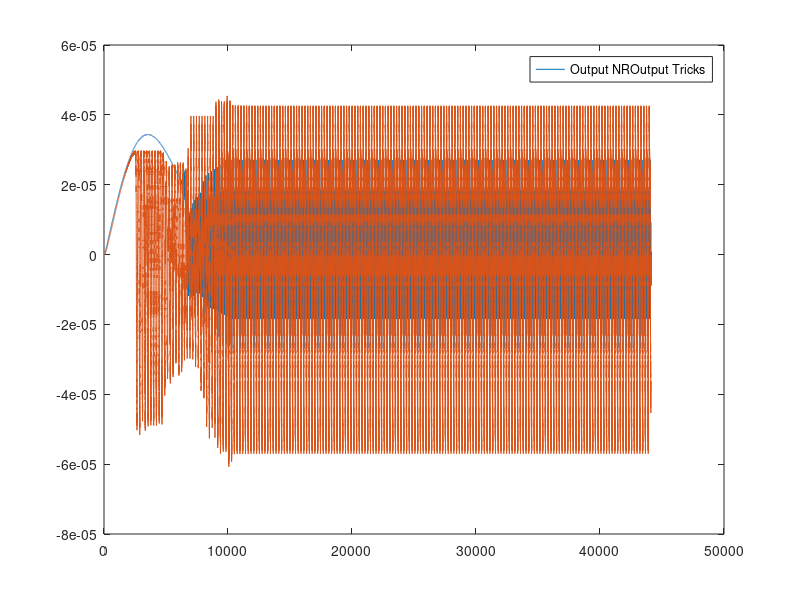

Here is the MATLAB script that generated this plot:
clear all;
close all;

fs = 44100;
L = 1;
c = 196*2;
k = 1 / fs;     % Time step
h = c * k;      % Grid spacing
BP = 1/pi;      % Bowing Position
lambdaSq = (c * k / h)^2; % Courant number squared
N = floor(L / h) + 1; % Number of grid-points
N = N - 2;
%% Raised cosine input
cosWidth = round(N / 10);
raisedCos = 0.5 * (cos(pi:(2*pi)/cosWidth:3*pi) + 1);

%% Initialise state vectors
u = zeros(N, 1);
uPrev = u;
uNext = zeros(N, 1);

u2 = zeros(N, 1);
uPrev2 = u2;
uNext2 = zeros(N, 1);

%% Extra Settings
lengthSound = fs;
drawString = true;

%% Matrix Representation
Dxx = (sparse(2:N, 1:N-1, ones(1, N-1), N, N) + ...
    sparse(1:N, 1:N, -2 * ones(1, N), N, N) + ...
    sparse(1:N-1, 2:N, ones(1, N-1), N, N));
I = sparse(1:N, 1:N, ones(1, N), N, N);

uPrev = u;

B = 2 * I + lambdaSq * Dxx;
kappa = 0;
kOh = (kappa/h^2)^2;
gOh = (c/h)^2;
s0 = 0;
s1 = 0;
phi = (2 * s1)/(k * h^2);
bB = (sparse(3:N, 1:N-2, kOh * ones(1, N-2), N, N) + ...
                sparse(2:N, 1:N-1, (-4 * kOh - gOh - phi) * ones(1, N-1), N, N) + ...
                sparse(1:N, 1:N, (6*kOh + 2 * gOh - 2/k^2 + 2 * phi) * ones(1, N), N, N) + ...
                sparse(1:N-1, 2:N, (-4 * kOh - gOh - phi) * ones(1, N-1), N, N) + ...
                sparse(1:N-2, 3:N, kOh * ones(1, N-2), N, N));
bC = sparse(2:N, 1:N-1, phi * ones(1, N-1), N, N) + ...
                sparse(1:N, 1:N, (2/k^2 - 2 * phi) * ones(1, N), N, N) + ...
                sparse(1:N-1, 2:N, phi * ones(1, N-1), N, N);

VbInit = 0.2;
Fb = 50;
a = 100;

BM = sqrt(2 * a) * exp(1/2);
bp = floor(BP * N);
q2 = -VbInit;
% qPrev = -Vb;
qPrev = 0;
qPrev2 = 0;
I = zeros(N,1);
I(bp) = 1;
rampVal = 10000;
out = zeros(lengthSound, 1);
J = 1/h * I;

qPrev = 0;
tol = 1e-7;

for n = 1 : lengthSound
    if n < rampVal
        Vb = VbInit * n / rampVal;
    else
        Vb = VbInit;
    end
    
    % Newton-Raphson
    b = 2/k * Vb + 2 * s0 * Vb + I' * bB * u + I' * bC * uPrev;
    eps = 1;
    i = 0;
    while eps>tol
        q=qPrev-(1/h * Fb*BM*qPrev*exp(-a*qPrev^2)+2*qPrev/k+2*s0*qPrev+b)/...
         (1/h * Fb*BM*(1-2*a*qPrev^2)*exp(-a*qPrev^2)+2/k+2*s0);
        eps = abs(q-qPrev);
        qPrev = q;
        i = i + 1;
        if i > 10000
            disp('Nope');
        end
    end
    qSave(n) = q;
    
%     q = 2 / k * (u(bp) - uPrev(bp)) - qPrev - 2 * Vb;
    %% simple backwards
%     q = (u2(bp) - uPrev2(bp)) / k - Vb;
    
    excitation = k^2 * J * Fb * sqrt(2 * a) * q * exp(-a*q^2 + 1/2);
    uNext = B * u - uPrev - excitation;

    
    q2 = 2 / k * (u2(bp) - uPrev2(bp)) - qPrev2 - 2 * Vb;

    Bm = Fb * (sqrt(2 * a) * exp(-a * q2^2 + 1/2)) / h;
    uNext2 = (B * u2 - uPrev2 + I * Bm * k .* uPrev2 + I * k^2 * Bm * Vb)  ./ (I * k * Bm + 1);

    if mod(n,100) == 0 && drawString == false %&& n > 10000
        subplot(2,1,1);
        plot(u);
        subplot(2,1,2);
        plot(u2);
        drawnow;
    end
    
    qPrev = q;
    uPrev = u;
    u = uNext;
    
    qPrev2 = q2;
    uPrev2 = u2;
    u2 = uNext2;
    out(n) = u(floor(2*N / 3));
    out2(n) = u2(floor(2*N / 3));
end

% totEnergy = kinEnergy + potEnergy;
% totEnergy = (totEnergy-totEnergy(1))/totEnergy(1);
% maxTotEnergy = max(totEnergy) - min(totEnergy);
% % plot (totEnergy);
plot(out); 
hold on;
plot(out2)
legend(["Output NR","Output Tricks"])